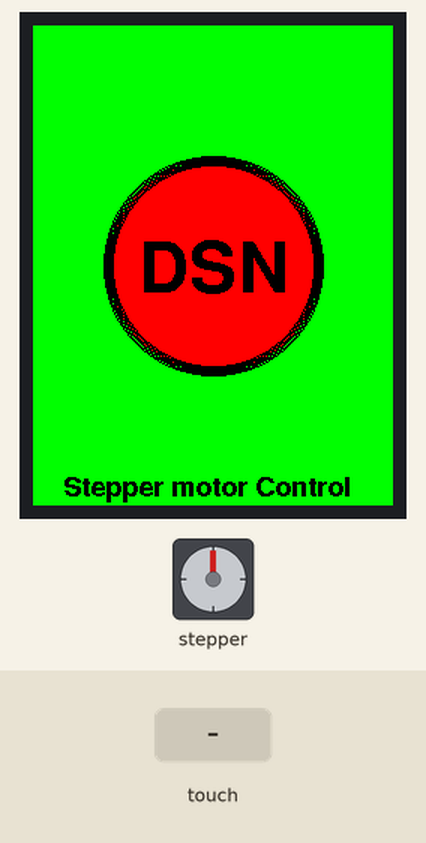
This sketch was run on a simulated ESP32. On the bench: 240×320 colour display, stepper motor. The inputs (shaded band) are chosen by the test bench. Stepper angles assume 2048 steps per turn.

Above: at 0.3 s.
At 2.5 s:
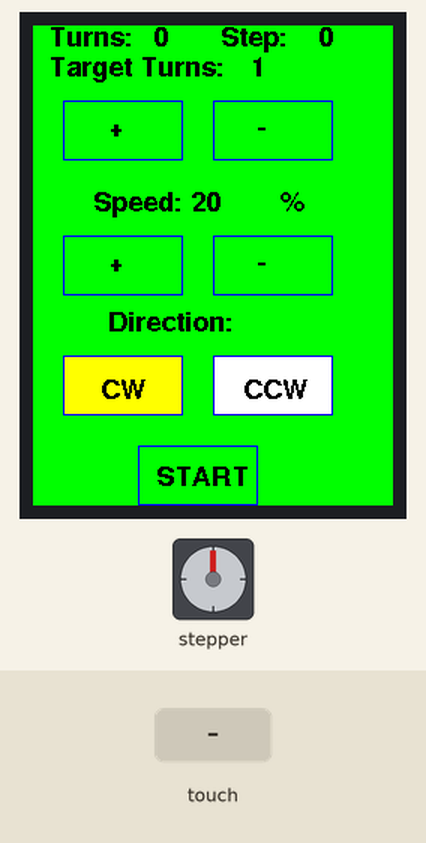
2.6 s: screen touched at 38 % across, 90 % down
At 3.7 s:
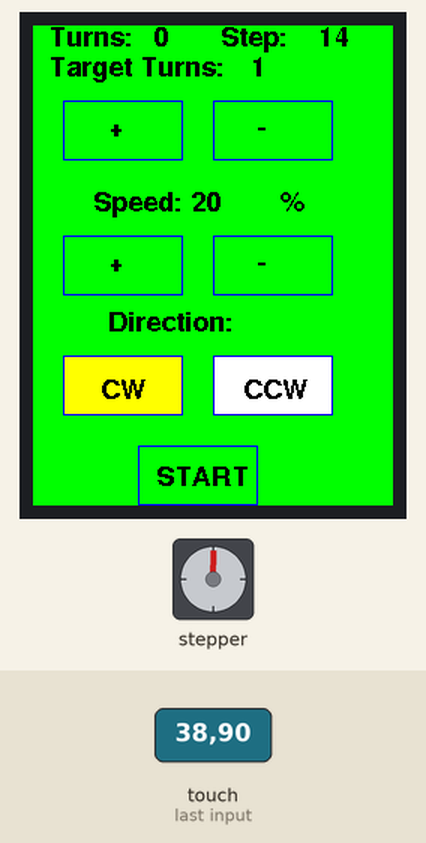
4.4 s: screen touched at 13 % across, 50 % down
Timing chart, 0 to 7.4 s (numbered marks = the images above; inputs shaded):
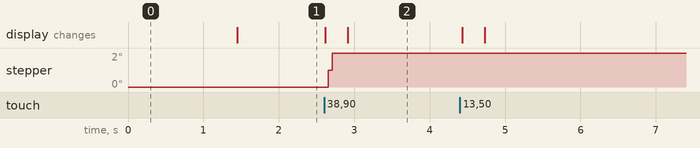

Measured:
- after the input at 2.6 s, stepper: goes 1° 0.05 s, then 2°, starting after 0.06 s; the display: first changes at once (image 2 shows a later state)

The sketch:

Esp32_stepper_Position_Control.ino
```cpp
#include <TFT_eSPI.h>
#include <AccelStepper.h>

const int motorPin1 = 18;
const int motorPin2 = 8;
const int motorPin3 = 16;
const int motorPin4 = 17;

AccelStepper stepper(AccelStepper::FULL4WIRE, motorPin1, motorPin3, motorPin2, motorPin4);

TFT_eSPI tft = TFT_eSPI();

const int TURNS_TEXT_X = 80;
const int TURNS_TEXT_Y = 20;
const int TUR_INC_X = 20;
const int turnButtonY = 50;
const int TUR_DEC_X = 120;
const int SPEED_TEXT_X = 80;
const int SPEED_TEXT_Y = 110;
const int SPEED_INC_X = 20;
const int SPEED_DEC_X = 120;
const int SPEED_BUT_Y = 140;
const int startStopButtonX = 70;
const int startStopButtonY = 280;
const int buttonW = 80;
const int buttonH = 40;
const int maxMotorSpeed = 700;
const int minMotorSpeed = 10;
const int cwButtonX = 20;
const int dirButtonY = 220;
const int ccwButtonX = 120;

volatile int targetTurns = 1;
volatile int displayedSpeed = 20;
volatile bool motorRunning = false;
volatile bool motorDir = true;
volatile long currentMotorTargetPosition = 0;
volatile long totalStepsToMove = 0;
volatile long turnCounter = 0;
volatile long stepCounter = 0;

const long stepsPerTurn = 2048;

const unsigned long touchDelay = 100;
unsigned long lastTouchTime = 0;

void motorTask(void *parameter);
void uiTask(void *parameter);
void drawUI();
bool inArea(uint16_t tx, uint16_t ty, uint16_t x, uint16_t y, uint16_t w, uint16_t h);
void logo();
void drawStartStopButton();
void drawDirectionButtons();
void drawSpeedValue();
void updateCounterDisplay();

void setup() {
  Serial.begin(115200);
  tft.init();
  tft.setRotation(2);
  logo();
  delay(1000);
  tft.fillScreen(TFT_GREEN);
  tft.calibrateTouch(nullptr, TFT_MAGENTA, TFT_GREEN, 15);

  stepper.setMaxSpeed(2000);
  stepper.setAcceleration(50);
  stepper.setCurrentPosition(0);

  xTaskCreatePinnedToCore(
    motorTask,    // Task function
    "MotorTask",  // Task name
    4096,         // Stack size in bytes
    NULL,         // Task parameters
    2,            // Task priority (higher number means higher priority)
    NULL,         // Task handle (optional)
    0             // Core ID to run the task on (0 for Core 0)
  );

  xTaskCreatePinnedToCore(
    uiTask,    // Task function
    "UITask",  // Task name
    4096,      // Stack size in bytes
    NULL,      // Task parameters
    1,         // Task priority
    NULL,      // Task handle (optional)
    1          // Core ID to run the task on (1 for Core 1)
  );
}

void loop() {
  delay(10);
}

void motorTask(void *parameter) {
  for (;;) {
    if (motorRunning) {
      float actualMotorSpeed = map(displayedSpeed, 0, 100, minMotorSpeed, maxMotorSpeed);
      stepper.setMaxSpeed(actualMotorSpeed);
      stepper.setSpeed(motorDir ? actualMotorSpeed : -actualMotorSpeed);

      stepper.run();

      if (stepper.distanceToGo() == 0) {
        motorRunning = false;
        stepper.setCurrentPosition(0);
      }

      long currentPosition = stepper.currentPosition();
      turnCounter = currentPosition / stepsPerTurn;
      stepCounter = abs(currentPosition % stepsPerTurn);

    } else {
      stepper.setSpeed(0);
    }
    vTaskDelay(1);
  }
}

void uiTask(void *parameter) {
  drawUI();
  for (;;) {
    uint16_t x, y;
    unsigned long currentTime = millis();

    if (tft.getTouch(&x, &y) && (currentTime - lastTouchTime >= touchDelay)) {
      lastTouchTime = currentTime;

      if (inArea(x, y, startStopButtonX, startStopButtonY, buttonW, buttonH)) {
        if (!motorRunning) {
          totalStepsToMove = (long)targetTurns * stepsPerTurn;
          stepper.moveTo(motorDir ? totalStepsToMove : -totalStepsToMove);
          motorRunning = true;
        } else {
          motorRunning = false;
          stepper.stop();
          stepper.setCurrentPosition(0);
        }
        drawStartStopButton();
      } else if (inArea(x, y, cwButtonX, dirButtonY, buttonW, buttonH)) {
        if (!motorRunning) {
          motorDir = true;
          drawDirectionButtons();
        }
      } else if (inArea(x, y, ccwButtonX, dirButtonY, buttonW, buttonH)) {
        if (!motorRunning) {
          motorDir = false;
          drawDirectionButtons();
        }
      } else if (inArea(x, y, SPEED_INC_X, SPEED_BUT_Y, buttonW, buttonH)) {
        if (displayedSpeed < 100) {
          displayedSpeed += 10;
          drawSpeedValue();
        }
      } else if (inArea(x, y, SPEED_DEC_X, SPEED_BUT_Y, buttonW, buttonH)) {
        if (displayedSpeed > 0) {
          displayedSpeed -= 10;
          drawSpeedValue();
        }
      } else if (inArea(x, y, TUR_INC_X, turnButtonY, buttonW, buttonH)) {
        targetTurns++;
        drawUI();
      } else if (inArea(x, y, TUR_DEC_X, turnButtonY, buttonW, buttonH) && targetTurns > 1) {
        targetTurns--;
        drawUI();
      }
    }
    updateCounterDisplay();
    vTaskDelay(10);
  }
}

void drawUI() {
  tft.fillScreen(TFT_GREEN);
  tft.setTextColor(TFT_BLACK);
  tft.setFreeFont(&FreeSansBold9pt7b);

  tft.drawString("Turns: ", 10, 0);
  tft.drawString(" Step: ", 120, 0);

  tft.drawString("Target Turns:", 10, TURNS_TEXT_Y);
  tft.drawRect(TUR_INC_X, turnButtonY, buttonW, buttonH, TFT_BLUE);
  tft.drawString("+", TUR_INC_X + buttonW / 2 - 10, turnButtonY + buttonH / 2 - 10);
  tft.drawRect(TUR_DEC_X, turnButtonY, buttonW, buttonH, TFT_BLUE);
  tft.drawString("-", TUR_DEC_X + buttonW / 2 - 10, turnButtonY + buttonH / 2 - 10);
  tft.drawString(String(targetTurns), 145, TURNS_TEXT_Y);

  tft.drawString("Speed:", SPEED_TEXT_X - 40, SPEED_TEXT_Y);
  tft.drawRect(SPEED_INC_X, SPEED_BUT_Y, buttonW, buttonH, TFT_BLUE);
  tft.drawString("+", SPEED_INC_X + buttonW / 2 - 10, SPEED_BUT_Y + buttonH / 2 - 10);
  tft.drawRect(SPEED_DEC_X, SPEED_BUT_Y, buttonW, buttonH, TFT_BLUE);
  tft.drawString("-", SPEED_DEC_X + buttonW / 2 - 10, SPEED_BUT_Y + buttonH / 2 - 10);
  drawSpeedValue();
  tft.drawString("%", SPEED_TEXT_X + 85, SPEED_TEXT_Y);

  tft.drawString("Direction:", 50, 190);

  drawDirectionButtons();
  drawStartStopButton();
  updateCounterDisplay();
}

void drawDirectionButtons() {
  tft.fillRect(cwButtonX, dirButtonY, buttonW, buttonH, motorDir ? TFT_YELLOW : TFT_WHITE);
  tft.drawRect(cwButtonX, dirButtonY, buttonW, buttonH, TFT_BLUE);
  tft.setTextColor(TFT_BLACK);
  tft.setFreeFont(&FreeSansBold9pt7b);
  tft.drawString("CW", cwButtonX + buttonW / 2 - 15, dirButtonY + buttonH / 2 - 5);

  tft.fillRect(ccwButtonX, dirButtonY, buttonW, buttonH, motorDir ? TFT_WHITE : TFT_YELLOW);
  tft.drawRect(ccwButtonX, dirButtonY, buttonW, buttonH, TFT_BLUE);
  tft.setTextColor(TFT_BLACK);
  tft.setFreeFont(&FreeSansBold9pt7b);
  tft.drawString("CCW", ccwButtonX + buttonW / 2 - 20, dirButtonY + buttonH / 2 - 5);
}

void drawStartStopButton() {
  tft.fillRect(startStopButtonX, startStopButtonY, buttonW, buttonH, motorRunning ? TFT_RED : TFT_GREEN);
  tft.drawRect(startStopButtonX, startStopButtonY, buttonW, buttonH, TFT_BLUE);
  tft.setTextColor(TFT_BLACK);
  tft.setFreeFont(&FreeSansBold9pt7b);
  tft.drawString(motorRunning ? "STOP" : "START", startStopButtonX + buttonW / 2 - 28, startStopButtonY + buttonH / 2 - 7);
}

void drawSpeedValue() {
  tft.fillRect(SPEED_TEXT_X + buttonW / 2 - 15, SPEED_TEXT_Y, 40, 20, TFT_GREEN);
  tft.setTextColor(TFT_BLACK);
  tft.setFreeFont(&FreeSansBold9pt7b);
  tft.drawString(String(displayedSpeed), SPEED_TEXT_X + buttonW / 2 - 15, SPEED_TEXT_Y);
}

void updateCounterDisplay() {
  tft.setTextColor(TFT_BLACK);
  tft.setFreeFont(&FreeSansBold9pt7b);
  tft.fillRect(80, 0, 40, 20, TFT_GREEN);
  tft.drawString(String(turnCounter), 80, 0);
  tft.fillRect(190, 0, 50, 20, TFT_GREEN);
  tft.drawString(String(stepCounter), 190, 0);
}

bool inArea(uint16_t tx, uint16_t ty, uint16_t x, uint16_t y, uint16_t w, uint16_t h) {
  return (tx >= x && tx <= (x + w) && ty >= y && ty <= (y + h));
}

void logo() {
  tft.fillScreen(TFT_GREEN);
  int centerX = 120;
  int centerY = 160;
  int radius = 70;
  int thickness = 7;

  tft.fillCircle(centerX, centerY, radius, TFT_RED);
  for (int r = radius - thickness / 2; r <= radius + thickness / 2; r++) {
    tft.drawCircle(centerX, centerY, r, TFT_BLACK);
  }
  tft.setTextColor(TFT_BLACK, TFT_RED);
  tft.setFreeFont(&FreeSansBold24pt7b);
  tft.drawString("DSN", 70, 142);
  tft.setTextColor(TFT_BLACK, TFT_GREEN);
  tft.setFreeFont(&FreeSansBold9pt7b);
  tft.drawString("Stepper motor Control", 20, 300);
}
```
